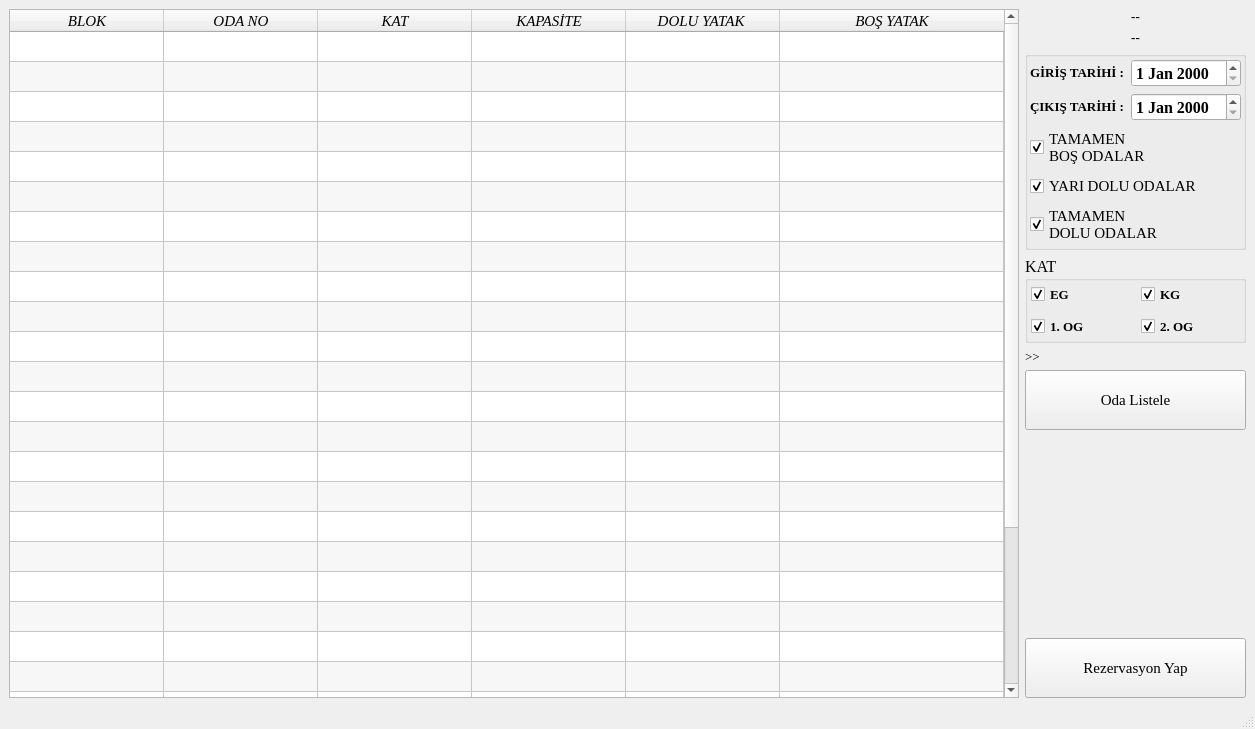
<?xml version="1.0" encoding="UTF-8"?>
<ui version="4.0">
 <class>odalar_MainWindow</class>
 <widget class="QMainWindow" name="odalar_MainWindow">
  <property name="geometry">
   <rect>
    <x>0</x>
    <y>0</y>
    <width>1255</width>
    <height>729</height>
   </rect>
  </property>
  <property name="windowTitle">
   <string>MainWindow</string>
  </property>
  <widget class="QWidget" name="centralwidget">
   <layout class="QGridLayout" name="gridLayout_3">
    <item row="0" column="0">
     <layout class="QHBoxLayout" name="horizontalLayout" stretch="8,1">
      <item>
       <widget class="QTableWidget" name="odalarTablosu">
        <property name="sizePolicy">
         <sizepolicy hsizetype="Preferred" vsizetype="Preferred">
          <horstretch>98</horstretch>
          <verstretch>100</verstretch>
         </sizepolicy>
        </property>
        <property name="minimumSize">
         <size>
          <width>970</width>
          <height>0</height>
         </size>
        </property>
        <property name="maximumSize">
         <size>
          <width>1677721</width>
          <height>1677721</height>
         </size>
        </property>
        <property name="font">
         <font>
          <family>Times New Roman</family>
          <pointsize>11</pointsize>
          <weight>50</weight>
          <italic>true</italic>
          <bold>false</bold>
         </font>
        </property>
        <property name="editTriggers">
         <set>QAbstractItemView::NoEditTriggers</set>
        </property>
        <property name="alternatingRowColors">
         <bool>true</bool>
        </property>
        <property name="selectionMode">
         <enum>QAbstractItemView::SingleSelection</enum>
        </property>
        <property name="selectionBehavior">
         <enum>QAbstractItemView::SelectRows</enum>
        </property>
        <property name="verticalScrollMode">
         <enum>QAbstractItemView::ScrollPerPixel</enum>
        </property>
        <property name="horizontalScrollMode">
         <enum>QAbstractItemView::ScrollPerPixel</enum>
        </property>
        <property name="rowCount">
         <number>29</number>
        </property>
        <property name="columnCount">
         <number>6</number>
        </property>
        <attribute name="horizontalHeaderDefaultSectionSize">
         <number>154</number>
        </attribute>
        <attribute name="horizontalHeaderShowSortIndicator" stdset="0">
         <bool>false</bool>
        </attribute>
        <attribute name="horizontalHeaderStretchLastSection">
         <bool>true</bool>
        </attribute>
        <attribute name="verticalHeaderVisible">
         <bool>false</bool>
        </attribute>
        <attribute name="verticalHeaderDefaultSectionSize">
         <number>30</number>
        </attribute>
        <attribute name="verticalHeaderMinimumSectionSize">
         <number>25</number>
        </attribute>
        <attribute name="verticalHeaderStretchLastSection">
         <bool>false</bool>
        </attribute>
        <row>
         <property name="text">
          <string>1</string>
         </property>
        </row>
        <row>
         <property name="text">
          <string>2</string>
         </property>
        </row>
        <row>
         <property name="text">
          <string>3</string>
         </property>
        </row>
        <row>
         <property name="text">
          <string>4</string>
         </property>
        </row>
        <row>
         <property name="text">
          <string>5</string>
         </property>
        </row>
        <row>
         <property name="text">
          <string>6</string>
         </property>
        </row>
        <row>
         <property name="text">
          <string>7</string>
         </property>
        </row>
        <row>
         <property name="text">
          <string>8</string>
         </property>
        </row>
        <row>
         <property name="text">
          <string>9</string>
         </property>
        </row>
        <row>
         <property name="text">
          <string>10</string>
         </property>
        </row>
        <row>
         <property name="text">
          <string>11</string>
         </property>
        </row>
        <row>
         <property name="text">
          <string>12</string>
         </property>
        </row>
        <row>
         <property name="text">
          <string>13</string>
         </property>
        </row>
        <row>
         <property name="text">
          <string>14</string>
         </property>
        </row>
        <row>
         <property name="text">
          <string>15</string>
         </property>
        </row>
        <row>
         <property name="text">
          <string>16</string>
         </property>
        </row>
        <row>
         <property name="text">
          <string>17</string>
         </property>
        </row>
        <row>
         <property name="text">
          <string>18</string>
         </property>
        </row>
        <row>
         <property name="text">
          <string>19</string>
         </property>
        </row>
        <row>
         <property name="text">
          <string>New Row</string>
         </property>
        </row>
        <row>
         <property name="text">
          <string>New Row</string>
         </property>
        </row>
        <row>
         <property name="text">
          <string>New Row</string>
         </property>
        </row>
        <row>
         <property name="text">
          <string>New Row</string>
         </property>
        </row>
        <row>
         <property name="text">
          <string>New Row</string>
         </property>
        </row>
        <row>
         <property name="text">
          <string>New Row</string>
         </property>
        </row>
        <row>
         <property name="text">
          <string>New Row</string>
         </property>
        </row>
        <row>
         <property name="text">
          <string>New Row</string>
         </property>
        </row>
        <row>
         <property name="text">
          <string>New Row</string>
         </property>
        </row>
        <row>
         <property name="text">
          <string>New Row</string>
         </property>
        </row>
        <column>
         <property name="text">
          <string>BLOK</string>
         </property>
        </column>
        <column>
         <property name="text">
          <string>ODA NO</string>
         </property>
        </column>
        <column>
         <property name="text">
          <string>KAT</string>
         </property>
        </column>
        <column>
         <property name="text">
          <string>KAPASİTE</string>
         </property>
        </column>
        <column>
         <property name="text">
          <string>DOLU YATAK </string>
         </property>
        </column>
        <column>
         <property name="text">
          <string>BOŞ YATAK</string>
         </property>
        </column>
       </widget>
      </item>
      <item>
       <layout class="QVBoxLayout" name="verticalLayout">
        <item>
         <layout class="QVBoxLayout" name="verticalLayout_3">
          <item>
           <widget class="QLabel" name="Tarihbaslik_label">
            <property name="font">
             <font>
              <family>Times New Roman</family>
              <pointsize>10</pointsize>
              <weight>75</weight>
              <bold>true</bold>
             </font>
            </property>
            <property name="text">
             <string>--</string>
            </property>
            <property name="alignment">
             <set>Qt::AlignCenter</set>
            </property>
           </widget>
          </item>
          <item>
           <widget class="QLabel" name="baslik_label">
            <property name="font">
             <font>
              <family>Times New Roman</family>
              <pointsize>10</pointsize>
              <weight>75</weight>
              <bold>true</bold>
             </font>
            </property>
            <property name="text">
             <string>--</string>
            </property>
            <property name="alignment">
             <set>Qt::AlignCenter</set>
            </property>
           </widget>
          </item>
          <item>
           <widget class="QGroupBox" name="groupBox_3">
            <property name="title">
             <string notr="true"/>
            </property>
            <layout class="QVBoxLayout" name="verticalLayout_2">
             <property name="leftMargin">
              <number>2</number>
             </property>
             <property name="topMargin">
              <number>2</number>
             </property>
             <property name="rightMargin">
              <number>2</number>
             </property>
             <property name="bottomMargin">
              <number>2</number>
             </property>
             <item>
              <layout class="QFormLayout" name="formLayout">
               <item row="1" column="0">
                <widget class="QLabel" name="label">
                 <property name="font">
                  <font>
                   <family>Times New Roman</family>
                   <pointsize>10</pointsize>
                   <weight>75</weight>
                   <bold>true</bold>
                  </font>
                 </property>
                 <property name="text">
                  <string>GİRİŞ TARİHİ :</string>
                 </property>
                </widget>
               </item>
               <item row="1" column="1">
                <widget class="QDateEdit" name="giris_dateEdit">
                 <property name="font">
                  <font>
                   <family>Times New Roman</family>
                   <pointsize>12</pointsize>
                   <weight>75</weight>
                   <bold>true</bold>
                  </font>
                 </property>
                </widget>
               </item>
               <item row="2" column="0">
                <widget class="QLabel" name="label_2">
                 <property name="font">
                  <font>
                   <family>Times New Roman</family>
                   <pointsize>10</pointsize>
                   <weight>75</weight>
                   <bold>true</bold>
                  </font>
                 </property>
                 <property name="text">
                  <string>ÇIKIŞ TARİHİ :</string>
                 </property>
                </widget>
               </item>
               <item row="2" column="1">
                <widget class="QDateEdit" name="cikis_dateEdit">
                 <property name="font">
                  <font>
                   <family>Times New Roman</family>
                   <pointsize>12</pointsize>
                   <weight>75</weight>
                   <bold>true</bold>
                  </font>
                 </property>
                </widget>
               </item>
              </layout>
             </item>
             <item>
              <widget class="QCheckBox" name="tamamenbosodalar_checkBox">
               <property name="font">
                <font>
                 <family>Times New Roman</family>
                 <pointsize>11</pointsize>
                </font>
               </property>
               <property name="text">
                <string>TAMAMEN
BOŞ ODALAR</string>
               </property>
               <property name="checked">
                <bool>true</bool>
               </property>
              </widget>
             </item>
             <item>
              <widget class="QCheckBox" name="yaridolu_odalar_checkBox">
               <property name="font">
                <font>
                 <family>Times New Roman</family>
                 <pointsize>11</pointsize>
                </font>
               </property>
               <property name="text">
                <string>YARI DOLU ODALAR</string>
               </property>
               <property name="checked">
                <bool>true</bool>
               </property>
              </widget>
             </item>
             <item>
              <widget class="QCheckBox" name="doluodalar_checkBox">
               <property name="font">
                <font>
                 <family>Times New Roman</family>
                 <pointsize>11</pointsize>
                </font>
               </property>
               <property name="text">
                <string>TAMAMEN 
DOLU ODALAR</string>
               </property>
               <property name="checked">
                <bool>true</bool>
               </property>
              </widget>
             </item>
            </layout>
           </widget>
          </item>
          <item>
           <widget class="QGroupBox" name="groupBox_2">
            <property name="font">
             <font>
              <family>Times New Roman</family>
              <pointsize>12</pointsize>
             </font>
            </property>
            <property name="title">
             <string>KAT</string>
            </property>
            <layout class="QGridLayout" name="gridLayout_2">
             <property name="leftMargin">
              <number>3</number>
             </property>
             <property name="topMargin">
              <number>3</number>
             </property>
             <property name="rightMargin">
              <number>3</number>
             </property>
             <property name="bottomMargin">
              <number>3</number>
             </property>
             <item row="0" column="0">
              <layout class="QGridLayout" name="gridLayout">
               <item row="2" column="0">
                <widget class="QCheckBox" name="kat_1og_odalar_checkBox">
                 <property name="font">
                  <font>
                   <family>Times New Roman</family>
                   <pointsize>10</pointsize>
                   <weight>75</weight>
                   <bold>true</bold>
                  </font>
                 </property>
                 <property name="text">
                  <string>1. OG</string>
                 </property>
                 <property name="checked">
                  <bool>true</bool>
                 </property>
                </widget>
               </item>
               <item row="0" column="2">
                <widget class="QCheckBox" name="kat_kg_odalar_checkBox">
                 <property name="font">
                  <font>
                   <family>Times New Roman</family>
                   <pointsize>10</pointsize>
                   <weight>75</weight>
                   <bold>true</bold>
                  </font>
                 </property>
                 <property name="text">
                  <string>KG</string>
                 </property>
                 <property name="checked">
                  <bool>true</bool>
                 </property>
                </widget>
               </item>
               <item row="2" column="2">
                <widget class="QCheckBox" name="kat_2og_odalar_checkBox">
                 <property name="font">
                  <font>
                   <family>Times New Roman</family>
                   <pointsize>10</pointsize>
                   <weight>75</weight>
                   <bold>true</bold>
                  </font>
                 </property>
                 <property name="text">
                  <string>2. OG</string>
                 </property>
                 <property name="checked">
                  <bool>true</bool>
                 </property>
                </widget>
               </item>
               <item row="0" column="0">
                <widget class="QCheckBox" name="kat_eg_odalar_checkBox">
                 <property name="font">
                  <font>
                   <family>Times New Roman</family>
                   <pointsize>10</pointsize>
                   <weight>75</weight>
                   <bold>true</bold>
                  </font>
                 </property>
                 <property name="text">
                  <string>EG</string>
                 </property>
                 <property name="checked">
                  <bool>true</bool>
                 </property>
                </widget>
               </item>
               <item row="0" column="1">
                <spacer name="horizontalSpacer">
                 <property name="orientation">
                  <enum>Qt::Horizontal</enum>
                 </property>
                 <property name="sizeType">
                  <enum>QSizePolicy::Fixed</enum>
                 </property>
                 <property name="sizeHint" stdset="0">
                  <size>
                   <width>5</width>
                   <height>20</height>
                  </size>
                 </property>
                </spacer>
               </item>
               <item row="1" column="0">
                <spacer name="verticalSpacer_2">
                 <property name="orientation">
                  <enum>Qt::Vertical</enum>
                 </property>
                 <property name="sizeType">
                  <enum>QSizePolicy::Fixed</enum>
                 </property>
                 <property name="sizeHint" stdset="0">
                  <size>
                   <width>20</width>
                   <height>5</height>
                  </size>
                 </property>
                </spacer>
               </item>
              </layout>
             </item>
            </layout>
           </widget>
          </item>
          <item>
           <widget class="QLabel" name="bilgilendirme">
            <property name="font">
             <font>
              <family>Times New Roman</family>
              <pointsize>10</pointsize>
              <weight>50</weight>
              <bold>false</bold>
             </font>
            </property>
            <property name="text">
             <string>&gt;&gt;</string>
            </property>
           </widget>
          </item>
          <item>
           <widget class="QPushButton" name="odalistele_pushButton">
            <property name="sizePolicy">
             <sizepolicy hsizetype="Minimum" vsizetype="Fixed">
              <horstretch>0</horstretch>
              <verstretch>0</verstretch>
             </sizepolicy>
            </property>
            <property name="minimumSize">
             <size>
              <width>0</width>
              <height>60</height>
             </size>
            </property>
            <property name="font">
             <font>
              <family>Times New Roman</family>
              <pointsize>11</pointsize>
             </font>
            </property>
            <property name="text">
             <string>Oda Listele</string>
            </property>
           </widget>
          </item>
          <item>
           <spacer name="verticalSpacer">
            <property name="orientation">
             <enum>Qt::Vertical</enum>
            </property>
            <property name="sizeHint" stdset="0">
             <size>
              <width>20</width>
              <height>40</height>
             </size>
            </property>
           </spacer>
          </item>
          <item>
           <widget class="QPushButton" name="rezYap_pushButton">
            <property name="sizePolicy">
             <sizepolicy hsizetype="Minimum" vsizetype="Fixed">
              <horstretch>0</horstretch>
              <verstretch>0</verstretch>
             </sizepolicy>
            </property>
            <property name="minimumSize">
             <size>
              <width>0</width>
              <height>60</height>
             </size>
            </property>
            <property name="font">
             <font>
              <family>Times New Roman</family>
              <pointsize>11</pointsize>
              <weight>50</weight>
              <bold>false</bold>
             </font>
            </property>
            <property name="text">
             <string>Rezervasyon Yap</string>
            </property>
           </widget>
          </item>
         </layout>
        </item>
       </layout>
      </item>
     </layout>
    </item>
   </layout>
  </widget>
  <widget class="QMenuBar" name="menubar">
   <property name="geometry">
    <rect>
     <x>0</x>
     <y>0</y>
     <width>1255</width>
     <height>21</height>
    </rect>
   </property>
  </widget>
  <widget class="QStatusBar" name="statusbar"/>
 </widget>
 <resources/>
 <connections/>
</ui>
